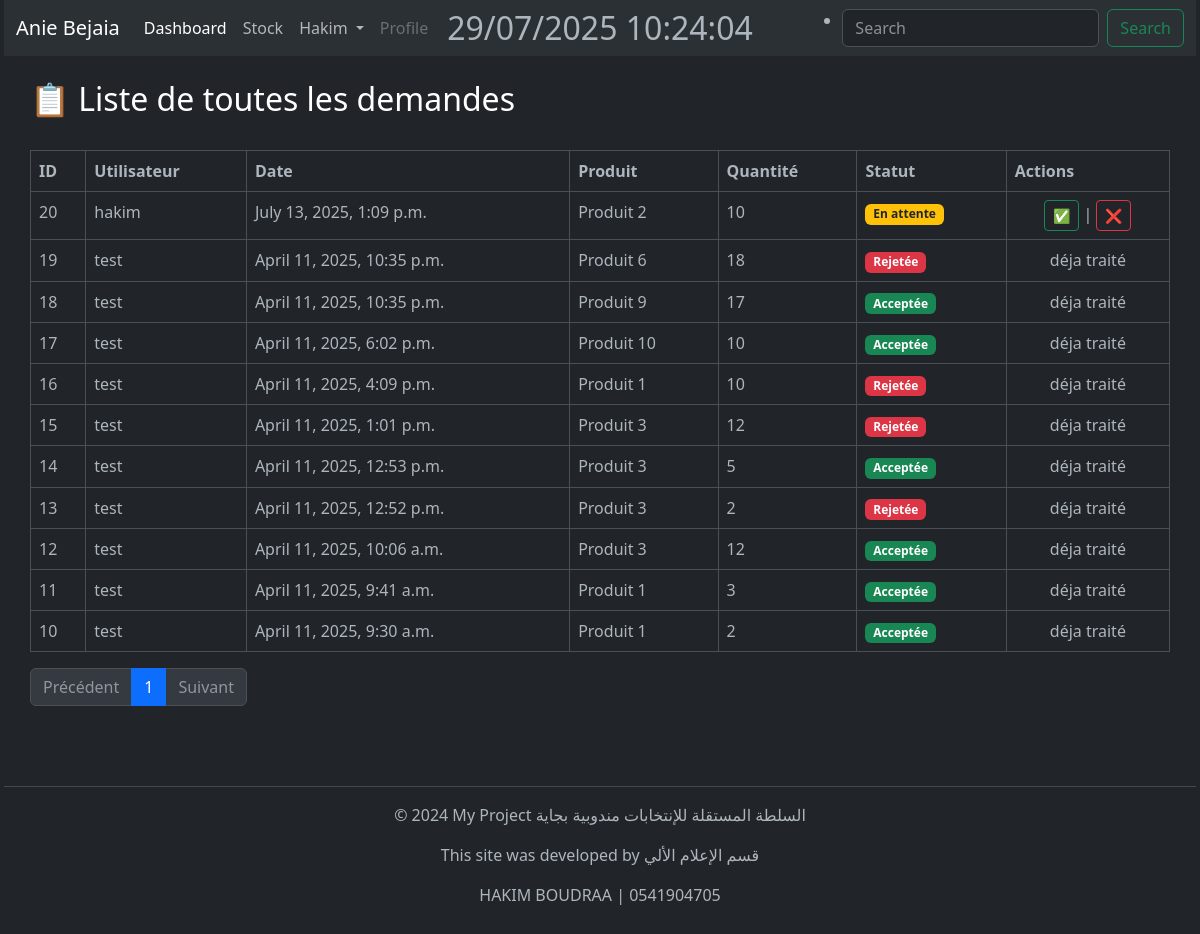
The app's page /all-demands/ (signed in), older data.
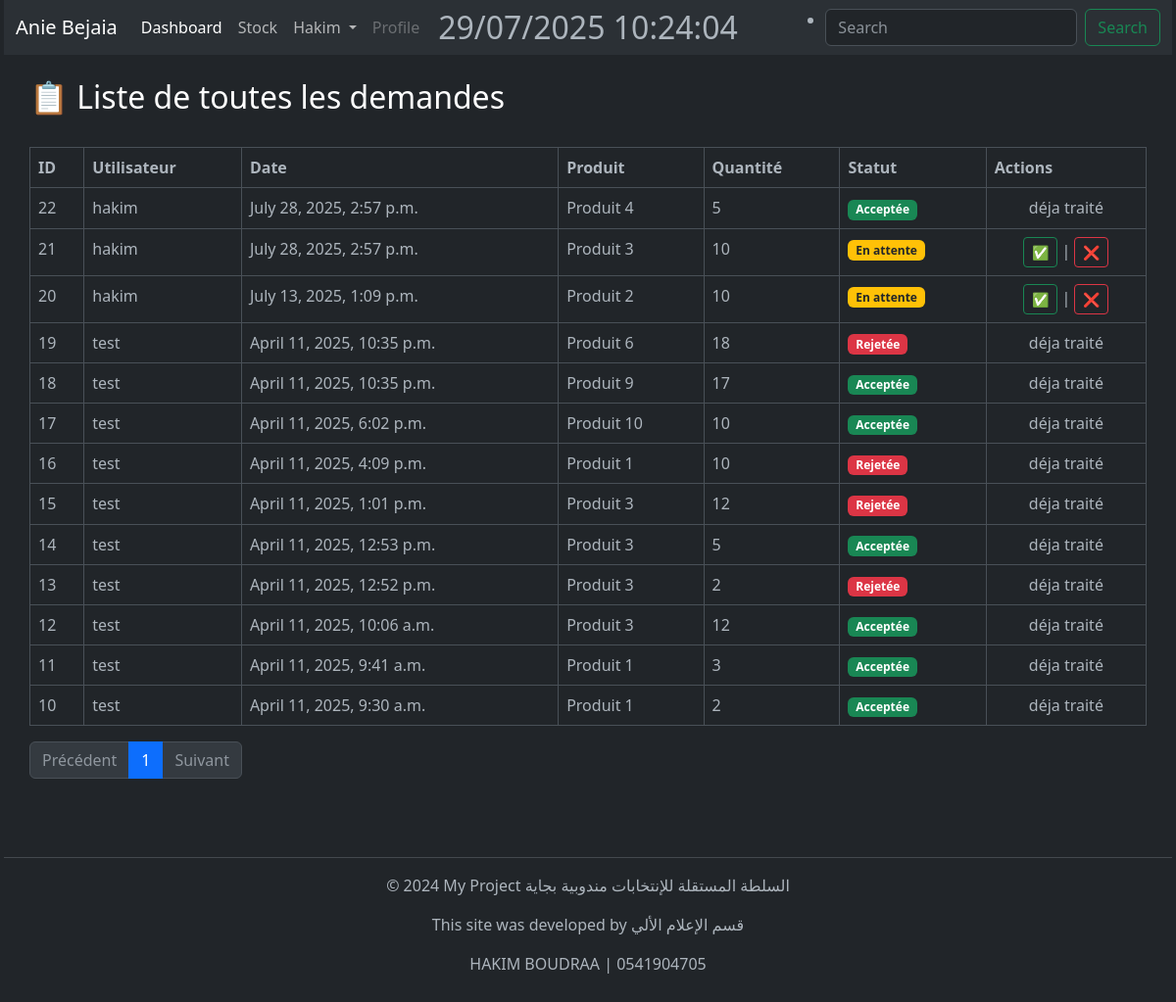
The same page, newer data.
### StockApp/models.py (models this page shows, shortened)
class DemandClass(models.Model):
    STATUS_CHOICES = [
        ('pending', 'En attente'),
        ('accepted', 'Acceptée'),
        ('rejected', 'Rejetée'),
    ]
    user = models.ForeignKey(User, on_delete=models.CASCADE)
    name_demand = models.ForeignKey(Product, on_delete=models.CASCADE)
    quantity = models.PositiveIntegerField()
    date = models.DateTimeField(auto_now_add=True)
    status = models.CharField(max_length=10, choices=STATUS_CHOICES, default='pending')

class Product(models.Model):
    user = models.ForeignKey(
        User, related_name="products", on_delete=models.DO_NOTHING
    )
    name = models.CharField(max_length=100)
    description = tinymce_models.HTMLField(blank=True, null=True)
    category = models.ForeignKey("Category", on_delete=models.CASCADE)
    quantity = models.IntegerField(default=1)
    price = models.DecimalField(max_digits=10, decimal_places=2, default=1)
    expiration_date = models.DateField(null=True, blank=True)

### StockApp/views.py (the view)
# urls.py: path('all-demands/', views.all_demands, name='all_demands'),
@staff_member_required
def all_demands(request):
    list_demand = DemandClass.objects.all().order_by('-date')
    paginator = Paginator(list_demand, 20)
    page_number = request.GET.get("page")
    page_obj = paginator.get_page(page_number)
    return render(request, 'all_demands.html', {
        'page_obj': page_obj
    })

### StockApp/templates/all_demands.html (shortened to what this page needs)
{% extends 'base.html' %}
{% load static %}
{% block content %}
<br>
<h2>📋 Liste de toutes les demandes</h2>
<br>
<table class="table table-bordered text-light">
  <thead>
    <tr>
      <th>ID</th>
      <th>Utilisateur</th>
      <th>Date</th>
      <th>Produit</th>
      <th>Quantité</th>
      <th>Statut</th>
      <th>Actions</th>
    </tr>
  </thead>
  <tbody>
    {% for demand in page_obj %}
      <tr>
        <td>{{ demand.id }}</td>
        <td>{{ demand.user }}</td>
        <td>{{ demand.date }}</td>
        <td>{{ demand.name_demand.name }}</td>
        <td>{{ demand.quantity }}</td>
        <td>
          {% if demand.status == 'pending' %}
            <span class="badge bg-warning text-dark">En attente</span>
          {% elif demand.status == 'accepted' %}
            <span class="badge bg-success">Acceptée</span>
          {% elif demand.status == 'rejected' %}
            <span class="badge bg-danger">Rejetée</span>
          {% else %}
            <span class="badge bg-secondary">Inconnue</span>
          {% endif %}
        </td>
        <td class="text-center">
          {% if demand.status == 'pending' %}
            <button class="btn btn-outline-success btn-sm" onclick="confirmStatus('{{ demand.id }}', 'accepted')">✅</button>
            |
            <button class="btn btn-outline-danger btn-sm" onclick="confirmStatus('{{ demand.id }}', 'rejected')">❌</button>
          {% else %}
          déja traité
          {% endif %}
        </td>
      </tr>
    {% endfor %}
  </tbody>
</table>
<nav aria-label="Page navigation example">
  <ul class="pagination">
    {% if page_obj.has_previous %}
      <li class="page-item">
        <a class="page-link" href="?page={{ page_obj.previous_page_number }}">Précédent</a>
      </li>
    {% else %}
      <li class="page-item disabled">
        <a class="page-link" href="#">Précédent</a>
      </li>
    {% endif %}
    {% for num in page_obj.paginator.page_range %}
      {% if page_obj.number == num %}
        <li class="page-item active">
          <a class="page-link" href="#">{{ num }}</a>
        </li>
      {% else %}
        <li class="page-item">
          <a class="page-link" href="?page={{ num }}">{{ num }}</a>
        </li>
      {% endif %}
    {% endfor %}
    {% if page_obj.has_next %}
      <li class="page-item">
        <a class="page-link" href="?page={{ page_obj.next_page_number }}">Suivant</a>
      </li>
    {% else %}
      <li class="page-item disabled">
        <a class="page-link" href="#">Suivant</a>
      </li>
    {% endif %}
  </ul>
</nav>
{% endblock %}

Row changes from the older to the newer data that the page shows:
added DemandClass: id "22", user "hakim", date "July 28, 2025, 2:57 p.m.", name_demand.name "Produit 4", quantity "5", status "Acceptée"
added DemandClass: id "21", user "hakim", date "July 28, 2025, 2:57 p.m.", name_demand.name "Produit 3", quantity "10", status "En attente"
